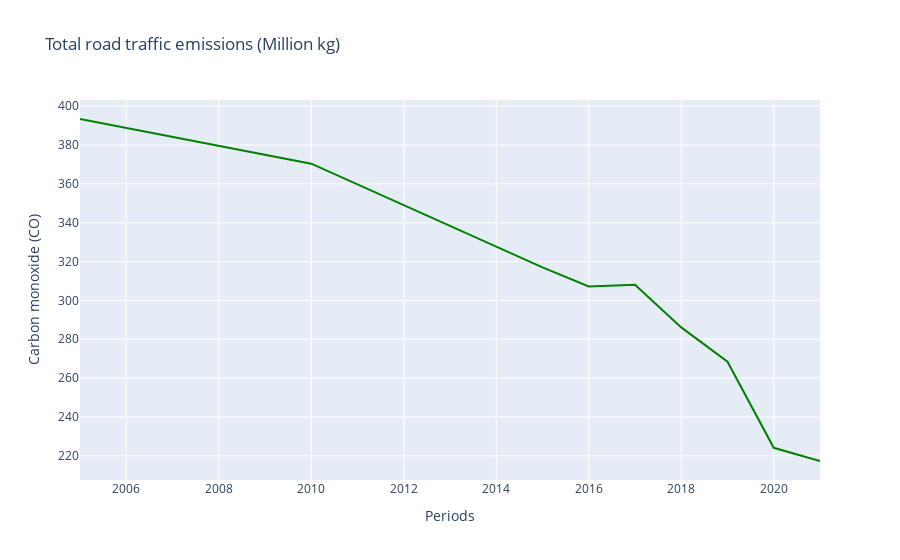
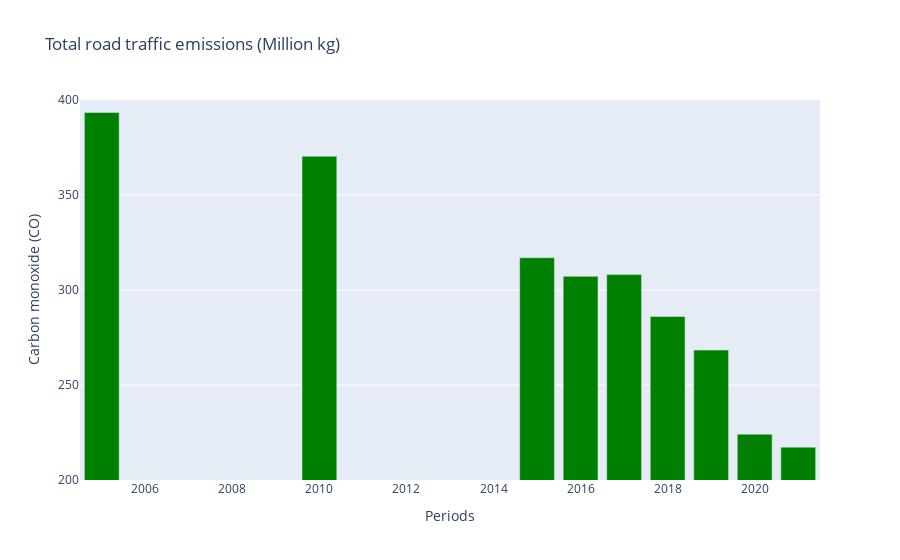

Notebook code cell kept with these figures, in order:
### Markdown cell above
Carbon monoxide:

### Code cell
# Line chart

figcoline = px.line(df_road, x='Periods', y='Carbon monoxide (CO)',
                 title='Total road traffic emissions (Million kg)')
figcoline.update_traces(line_color='green')
figcoline.show()

# Bar chart

figcobar = px.bar(df_road, x='Periods', y='Carbon monoxide (CO)',
                 title='Total road traffic emissions (Million kg)')
figcobar.update_yaxes(range=(200,400))
figcobar.update_traces(marker_color='green')
figcobar.show()

### Figure 1 — Plotly figure (JSON) as saved in the notebook; plotly's stock layout.template omitted (floating-point values rounded to 4 significant figures)
{"data": [{"hovertemplate": "Periods=%{x}<br>Carbon monoxide (CO)=%{y}<extra></extra>", "legendgroup": "", "line": {"color": "green", "dash": "solid"}, "marker": {"symbol": "circle"}, "mode": "lines", "name": "", "orientation": "v", "showlegend": false, "type": "scatter", "x": [2005, 2010, 2015, 2016, 2017, 2018, 2019, 2020, 2021], "xaxis": "x", "y": [393.4, 370.4, 317, 307.2, 308.1, 286.1, 268.4, 224.1, 217.3], "yaxis": "y"}], "layout": {"legend": {"tracegroupgap": 0}, "title": {"text": "Total road traffic emissions (Million kg)"}, "xaxis": {"anchor": "y", "domain": [0, 1], "title": {"text": "Periods"}}, "yaxis": {"anchor": "x", "domain": [0, 1], "title": {"text": "Carbon monoxide (CO)"}}}}

### Figure 2 — Plotly figure (JSON) as saved in the notebook; plotly's stock layout.template omitted (floating-point values rounded to 4 significant figures)
{"data": [{"alignmentgroup": "True", "hovertemplate": "Periods=%{x}<br>Carbon monoxide (CO)=%{y}<extra></extra>", "legendgroup": "", "marker": {"color": "green", "pattern": {"shape": ""}}, "name": "", "offsetgroup": "", "orientation": "v", "showlegend": false, "textposition": "auto", "type": "bar", "x": [2005, 2010, 2015, 2016, 2017, 2018, 2019, 2020, 2021], "xaxis": "x", "y": [393.4, 370.4, 317, 307.2, 308.1, 286.1, 268.4, 224.1, 217.3], "yaxis": "y"}], "layout": {"barmode": "relative", "legend": {"tracegroupgap": 0}, "title": {"text": "Total road traffic emissions (Million kg)"}, "xaxis": {"anchor": "y", "domain": [0, 1], "title": {"text": "Periods"}}, "yaxis": {"anchor": "x", "domain": [0, 1], "range": [200, 400], "title": {"text": "Carbon monoxide (CO)"}}}}
